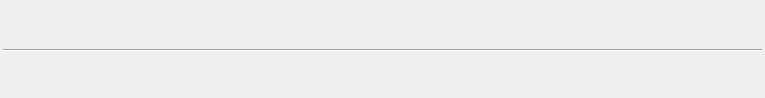
<?xml version="1.0" encoding="UTF-8"?>
<ui version="4.0">
 <class>MainWindow</class>
 <widget class="QMainWindow" name="MainWindow">
  <property name="geometry">
   <rect>
    <x>0</x>
    <y>0</y>
    <width>765</width>
    <height>98</height>
   </rect>
  </property>
  <property name="windowTitle">
   <string>MainWindow</string>
  </property>
  <widget class="QWidget" name="centralwidget">
   <layout class="QVBoxLayout" name="verticalLayout">
    <property name="leftMargin">
     <number>3</number>
    </property>
    <property name="topMargin">
     <number>3</number>
    </property>
    <property name="rightMargin">
     <number>3</number>
    </property>
    <property name="bottomMargin">
     <number>0</number>
    </property>
    <item>
     <widget class="Line" name="line">
      <property name="orientation">
       <enum>Qt::Horizontal</enum>
      </property>
     </widget>
    </item>
   </layout>
  </widget>
 </widget>
 <resources/>
 <connections/>
</ui>
